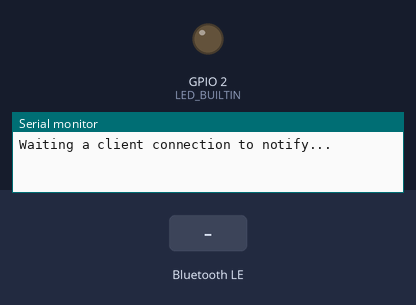
The sketch below on a simulated ESP32. On the bench: output pins drawn as LEDs (lit = HIGH), the last lines printed to the serial monitor. Dashed ring = blinking. Inputs (shaded band) come from the test bench. Nothing arrives over Bluetooth unless stated; a phone connects over Bluetooth LE 3 s after start.

Above: at 1.2 s.
1.3 s: Bluetooth LE write "1" received
At 3.4 s:
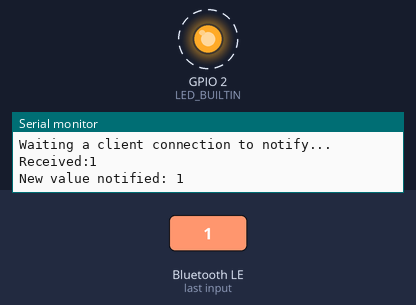
Timing chart, 0 to 10.3 s (numbered marks = the images above; inputs shaded):
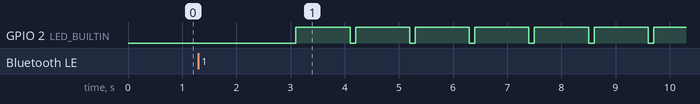

The sketch:

ble_test.ino
```cpp
// (licence header left out)
#include <ble_setup.h>

uint32_t value = 0;

void setup() {
  Serial.begin(115200);
  pinMode(LED_BUILTIN, OUTPUT);

  bleSetup();
}

void loop() {
  if (deviceConnected) {
    sendValue(value); // send value to browser

    // blink
    digitalWrite(LED_BUILTIN, LOW);  // turn the LED on
    delay(100);                      // wait
    digitalWrite(LED_BUILTIN, HIGH);   // turn the LED off

    value++;
    Serial.print("New value notified: ");
    Serial.println(value);

    delay(1000); // bluetooth stack will go into congestion, if too many packets are sent, in 6 hours test i was able to go as low as 3ms
  }

  // ble tings
  handleDisconnect();
  handleConnect();
}
```

ble_setup.cpp
```cpp
// See the following for generating UUIDs:
// https://www.uuidgenerator.net/
#include <BLEDevice.h>
#include <BLEServer.h>
#include <BLEUtils.h>
#include <BLE2902.h>

#define SERVICE_UUID "6e400001-b5a3-f393-e0a9-e50e24dcca9e"
#define TX_CHAR_UUID "6e400003-b5a3-f393-e0a9-e50e24dcca9e" // notifications from ESP32 (TX)
#define RX_CHAR_UUID  "6e400002-b5a3-f393-e0a9-e50e24dcca9e" // write to ESP32 (RX)

BLEServer* pServer = NULL;
BLECharacteristic* pTxCharacteristic = NULL;
BLECharacteristic* pRxCharacteristic = NULL;
bool deviceConnected = false; // this is global btw
bool oldDeviceConnected = false;

class MyServerCallbacks: public BLEServerCallbacks {
  void onConnect(BLEServer* pServer) {
    deviceConnected = true;
  };

  void onDisconnect(BLEServer* pServer) {
    deviceConnected = false;
  }
};

class MyRxCallbacks: public BLECharacteristicCallbacks {
    void onWrite(BLECharacteristic* pCharacteristic) {
        String rxValue = pCharacteristic->getValue();
        if (rxValue.length() > 0) {
          Serial.print("Received:");
          Serial.println(String(rxValue).c_str());
        }
    }
};

void bleSetup() {
  // Create the BLE Device
  BLEDevice::init("ESP32");

  // Create the BLE Server
  pServer = BLEDevice::createServer();
  pServer->setCallbacks(new MyServerCallbacks());

  // Create the BLE Service
  BLEService *pService = pServer->createService(SERVICE_UUID);

  // Create TX characteristic (for sending data to browser via notifications)
  pTxCharacteristic = pService->createCharacteristic(
      TX_CHAR_UUID,
      BLECharacteristic::PROPERTY_NOTIFY
  );
  pTxCharacteristic->addDescriptor(new BLE2902());

  // Create RX characteristic (for receiving commands from browser)
  pRxCharacteristic = pService->createCharacteristic(
      RX_CHAR_UUID,
      BLECharacteristic::PROPERTY_WRITE
  );
  pRxCharacteristic->setCallbacks(new MyRxCallbacks());

  // Start the service
  pService->start();

  // Start advertising
  BLEAdvertising *pAdvertising = BLEDevice::getAdvertising();
  pAdvertising->addServiceUUID(SERVICE_UUID);
  pAdvertising->setScanResponse(false);
  pAdvertising->setMinPreferred(0x0);  // set value to 0x00 to not advertise this parameter
  BLEDevice::startAdvertising();
  Serial.println("Waiting a client connection to notify...");
}

void sendValue(uint32_t value){
  // send value to browser
  pTxCharacteristic->setValue(String(value).c_str());
  pTxCharacteristic->notify();
}

void handleDisconnect(){
  if (!deviceConnected && oldDeviceConnected) {
    Serial.println("Device disconnected.");
    delay(500); // give the bluetooth stack the chance to get things ready
    pServer->startAdvertising(); // restart advertising
    Serial.println("Start advertising");
    oldDeviceConnected = deviceConnected;
  }
}

void handleConnect(){
  if (deviceConnected && !oldDeviceConnected) {
    // do stuff here on connecting
    oldDeviceConnected = deviceConnected;
    Serial.println("Device Connected");
  }
}
```

ble_setup.h
```cpp
#ifndef BLESETUP_H
#define BLESETUP_H

void bleSetup();
void sendValue(uint32_t value);
void handleDisconnect();
void handleConnect();

extern bool deviceConnected;

#endif
```

Measured:
- by itself, GPIO 2 (LED_BUILTIN): alternates HIGH for 1.0 s and LOW for 0.10 s
